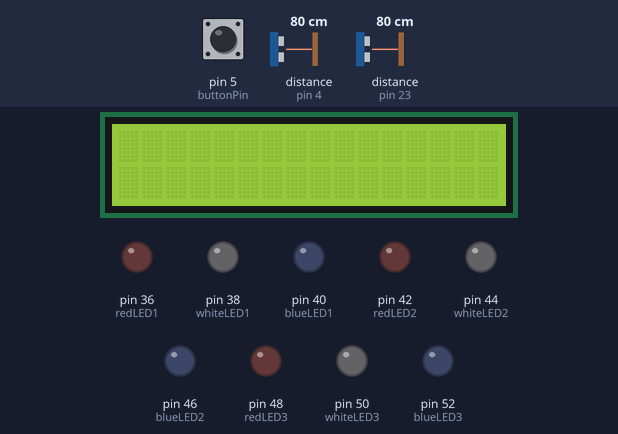
A sketch run on a simulated Arduino Mega 2560, built with avr-gcc and run on an emulated ATmega2560. On the bench: 16×2 character LCD, output pins drawn as LEDs (lit = HIGH). The inputs (shaded band) are chosen by the test bench; at power-on: pin 5 (buttonPin) HIGH, distance to the obstacle (sensors on pin 23, pin 4) 80 cm. The echo pulse lasts 58.3 µs per cm; pins used as bus, display or sensor lines are not drawn.

Above: at 1.2 s.
1.3 s: pin 5 (buttonPin) pulled LOW for 0.15 s
At 1.8 s:
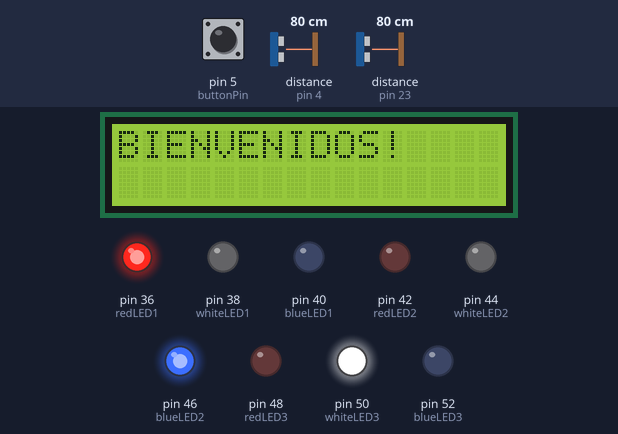
4.4 s: distance to the obstacle (sensor on pin 23) set to 7 cm
6.3 s: distance to the obstacle (sensor on pin 23) set to 4 cm
At 6.9 s:
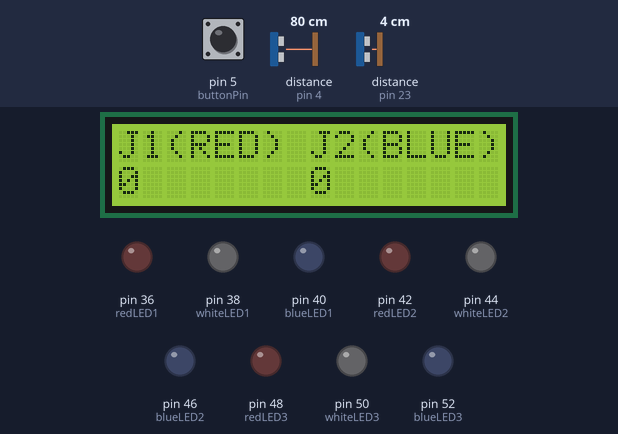
16.8 s: pin 5 (buttonPin) pulled LOW for 1 s
At 19.1 s:
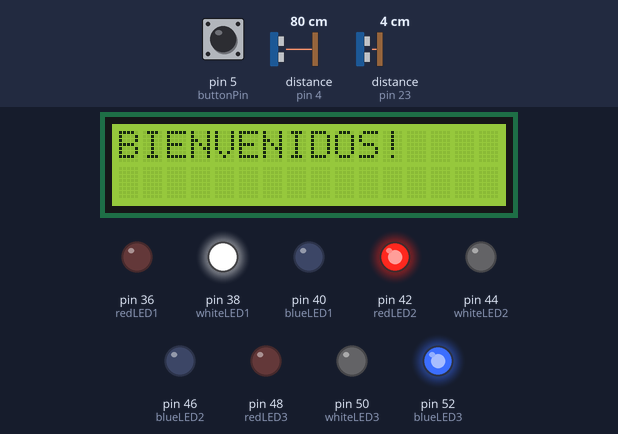
19.3 s: distance to the obstacle (sensor on pin 23) set to 9 cm
At 21.3 s:
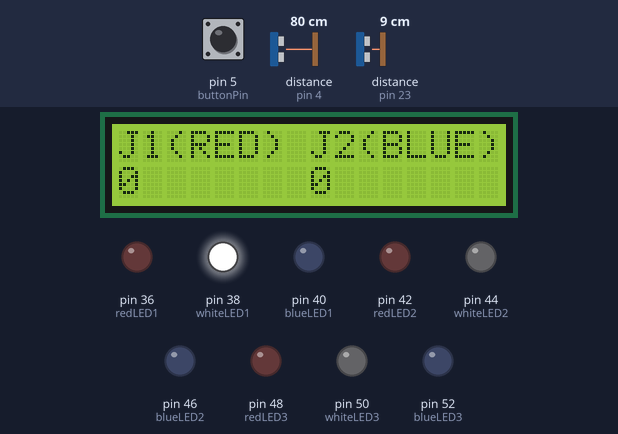
Timing chart, 0 to 22.8 s (numbered marks = the images above; inputs shaded):
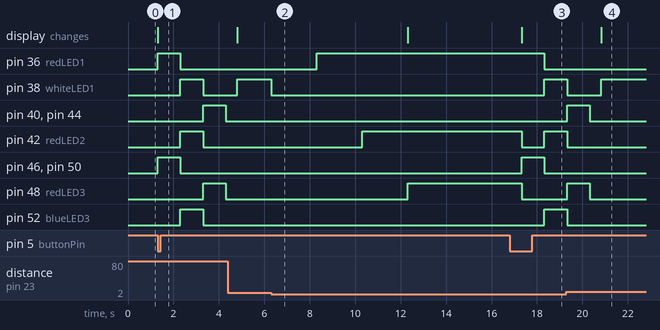

Measured:
- the behaviour switches between 6 and 5 cm on distance to the obstacle (sensor on pin 23) (found by bisection; images 1 and 2)
- after the input at 1.3 s, pin 36 (redLED1): LOW → HIGH at once, → LOW 1.0 s later; pin 38 (whiteLED1): LOW → HIGH after 1.0 s, → LOW 1.0 s later
- after the input at 6.3 s, pin 36 (redLED1): LOW → HIGH after 2.0 s; pin 38 (whiteLED1): HIGH → LOW at once; pin 42 (redLED2): LOW → HIGH after 4.0 s; pin 48 (redLED3): LOW → HIGH after 6.0 s
- after the input at 16.8 s, pin 36 (redLED1): HIGH → LOW after 1.5 s instead of 0.52 s; pin 38 (whiteLED1), pin 52 (blueLED3): LOW → HIGH after 1.5 s; pin 46 (blueLED2), pin 50 (whiteLED3): LOW → HIGH after 0.53 s, → LOW 1.0 s later; the display: changes after 0.53 s (image 3)
- after the input at 19.3 s, pin 36 (redLED1): stays LOW (without the input it goes to HIGH after 3.5 s)

The sketch:

Juego.ino
```cpp
//Importación de librerías
#include <LiquidCrystal.h>

//Declaración de variables

//LEDs
const int redLED1 = 36;
const int redLED2 = 42;
const int redLED3 = 48;
const int blueLED1 = 40;
const int blueLED2 = 46;
const int blueLED3 = 52;
const int whiteLED1 = 38;
const int whiteLED2 = 44;
const int whiteLED3 = 50;

//Botón de inicio
const int buttonPin = 5;
int buttonState = 0;
int winner = 0;

//Detectores de proximidad
const int trigger1 = 22;
const int echo1 = 23;
const int trigger2 = -1;
const int echo2 = -1;
const int trigger3 = -1;
const int echo3 = -1;

//Detectores de color
const int color1s0 = 28;
const int color1s1 = 29;
const int color1s2 = 31;
const int color1s3 = 30;
const int color1out = 4;

const int color2s0 = 28;
const int color2s1 = 29;
const int color2s2 = 31;
const int color2s3 = 30;
const int color2out = 4;

const int color3s0 = 28;
const int color3s1 = 29;
const int color3s2 = 31;
const int color3s3 = 30;
const int color3out = 4;

//Detección de color
int red = 0;
int green = 0;
int blue = 0;

//Poseedor de cada puesto de control
int p1 = 0;
int p2 = 0;
int p3 = 0;

//LCD 16x02
LiquidCrystal lcd(7, 8, 9, 10, 11 , 12);

//Declaración de funciones auxiliares
void initGame();
void victory(int ganador);
int enJuego1();
int enJuego2();
int enJuego3();
int color1();
int color2();
int color3();

void setup() {
  lcd.begin(16, 2);
  lcd.setCursor(0,0);

  pinMode(redLED1, OUTPUT);
  pinMode(redLED2, OUTPUT);
  pinMode(redLED3, OUTPUT);
  pinMode(blueLED1, OUTPUT);
  pinMode(blueLED2, OUTPUT);
  pinMode(blueLED3, OUTPUT);
  pinMode(whiteLED1, OUTPUT);
  pinMode(whiteLED2, OUTPUT);
  pinMode(whiteLED3, OUTPUT);
  pinMode(buttonPin, INPUT);

  pinMode(trigger1, OUTPUT);
  pinMode(echo1, INPUT);
  digitalWrite(trigger1, LOW);  //Inicializamos el pin con 0

  pinMode(trigger2, OUTPUT);
  pinMode(echo2, INPUT);
  digitalWrite(trigger2, LOW);  //Inicializamos el pin con 0

  pinMode(trigger3, OUTPUT);
  pinMode(echo3, INPUT);
  digitalWrite(trigger3, LOW);  //Inicializamos el pin con 0

  pinMode(color1s0, OUTPUT);
  pinMode(color1s1, OUTPUT);
  pinMode(color1s2, OUTPUT);
  pinMode(color1s3, OUTPUT);
  pinMode(color1out, INPUT);
  digitalWrite(color1s0, HIGH);
  digitalWrite(color1s1, LOW);

  pinMode(color2s0, OUTPUT);
  pinMode(color2s1, OUTPUT);
  pinMode(color2s2, OUTPUT);
  pinMode(color2s3, OUTPUT);
  pinMode(color2out, INPUT);
  digitalWrite(color2s0, HIGH);
  digitalWrite(color2s1, LOW);

  pinMode(color3s0, OUTPUT);
  pinMode(color3s1, OUTPUT);
  pinMode(color3s2, OUTPUT);
  pinMode(color3s3, OUTPUT);
  pinMode(color3out, INPUT);
  digitalWrite(color3s0, HIGH);
  digitalWrite(color3s1, LOW);
}

void game (){
  int thereIsWinner = 0;
  //Se ponen en juego los tres puestos de control
  p1 = enJuego1();
  p2 = enJuego2();
  p3 = enJuego3();
  int lastOwner = 0;

  while (thereIsWinner == 0){
    if (p1 == p2 == p3 == 1){         //Gana jugador 1
      thereIsWinner = 1;
    } else if (p1 == p2 == p3 == 2){  //Gana jugador 2
      thereIsWinner = 2;
    } else if (p1 == p2){             //Si un jugador controla 2 de 3 puestos, se pone en juego el puesto restante
      lastOwner = p3;
      p3 = enJuego3();
      if (lastOwner == p3){           //Si el poseedor del puesto restante consigue defenderlo, se pone en juego uno de los puestos de control del jugador que posee 2
         p2= enJuego2();
      }
    } else if (p1 == p3){
      lastOwner = p2;
      p2 = enJuego2();
      if (lastOwner == p2){           //Si el poseedor del puesto restante consigue defenderlo, se pone en juego uno de los puestos de control del jugador que posee 2
        p1= enJuego1();
      }
    } else{
      lastOwner = p1;
      p1 = enJuego1();
      if (lastOwner == p1){           //Si el poseedor del puesto restante consigue defenderlo, se pone en juego uno de los puestos de control del jugador que posee 2
         p3= enJuego3();
      }
    }
  } //End of while

  //Si hay un ganador
  if (thereIsWinner == 1){
    victory(1);
  } else if (thereIsWinner == 2){
    victory(2);
  }
}

void loop() {
  lcd.clear();
  lcd.setCursor(0,0);
  buttonState = digitalRead(buttonPin); //Si no se pulsa el botón, no se inicia el juego
  if (buttonState == LOW){
    initGame();
    game();
  }
}

void initGame(){
  lcd.clear();
  lcd.setCursor(0,0);
  lcd.write("BIENVENIDOS!");
  digitalWrite(redLED1, HIGH);
  digitalWrite(blueLED2, HIGH);
  digitalWrite(whiteLED3, HIGH);
  delay(1000);
  digitalWrite(redLED1, LOW);
  digitalWrite(blueLED2, LOW);
  digitalWrite(whiteLED3, LOW);
  digitalWrite(redLED2, HIGH);
  digitalWrite(blueLED3, HIGH);
  digitalWrite(whiteLED1, HIGH);
  delay(1000);
  digitalWrite(redLED2, LOW);
  digitalWrite(blueLED3, LOW);
  digitalWrite(whiteLED1, LOW);
  digitalWrite(redLED3, HIGH);
  digitalWrite(blueLED1, HIGH);
  digitalWrite(whiteLED2, HIGH);
  delay(1000);
  digitalWrite(redLED3, LOW);
  digitalWrite(blueLED1, LOW);
  digitalWrite(whiteLED2, LOW);
  delay(500);

  lcd.clear();
  lcd.setCursor(0,0);
  lcd.write("J1(RED) J2(BLUE)");
  lcd.setCursor(0,1);
  lcd.write("0       0");
}

int enJuego1(){
  int conquistado = 0;

  digitalWrite(whiteLED1, HIGH);
  long t;   //tiempo que demora en llegar el eco
  long d;   //distancia en cm

  while (conquistado == 0){
    digitalWrite(trigger1, HIGH);
    delayMicroseconds(10);
    digitalWrite(trigger1, LOW);

    t= pulseIn(echo1, HIGH);  //Obtenemos el ancho del pulso
    d= t/59;

    if (d<5){
      digitalWrite(whiteLED1, LOW);
      conquistado=color1();
    }
  }
  return conquistado;
}

int enJuego2(){
  int conquistado = 0;

  digitalWrite(whiteLED2, HIGH);
  long t;   //tiempo que demora en llegar el eco
  long d;   //distancia en cm

  while (conquistado == 0){
    digitalWrite(trigger2, HIGH);
    delayMicroseconds(10);
    digitalWrite(trigger2, LOW);

    t= pulseIn(echo2, HIGH);  //Obtenemos el ancho del pulso
    d= t/59;

    if (d<5){
      digitalWrite(whiteLED2, LOW);
      conquistado=color2();
    }
  }
  return conquistado;
}

int enJuego3(){
  int conquistado = 0;

  digitalWrite(whiteLED3, HIGH);
  long t;   //tiempo que demora en llegar el eco
  long d;   //distancia en cm

  while (conquistado == 0){
    digitalWrite(trigger3, HIGH);
    delayMicroseconds(10);
    digitalWrite(trigger3, LOW);

    t= pulseIn(echo3, HIGH);  //Obtenemos el ancho del pulso
    d= t/59;

    if (d<5){
      digitalWrite(whiteLED3, LOW);
      conquistado=color3();
    }
  }
  return conquistado;
}

int color1()
{
  digitalWrite(color1s2, LOW);
  digitalWrite(color1s3, LOW);
  //count OUT, pRed, RED
  red = pulseIn(color1out, digitalRead(color1out) == HIGH ? LOW : HIGH);
  digitalWrite(color1s3, HIGH);
  //count OUT, pBLUE, BLUE
  blue = pulseIn(color1out, digitalRead(color1out) == HIGH ? LOW : HIGH);
  digitalWrite(color1s2, HIGH);
  //count OUT, pGreen, GREEN
  green = pulseIn(color1out, digitalRead(color1out) == HIGH ? LOW : HIGH);

  if (blue < red && blue < green){  //Si es azul
    digitalWrite(blueLED1, HIGH);
    return 2;
  } else {  //Es rojo
    digitalWrite(redLED1, HIGH);
    return 1;
  }
}

int color2()
{
  digitalWrite(color2s2, LOW);
  digitalWrite(color2s3, LOW);
  //count OUT, pRed, RED
  red = pulseIn(color2out, digitalRead(color2out) == HIGH ? LOW : HIGH);
  digitalWrite(color2s3, HIGH);
  //count OUT, pBLUE, BLUE
  blue = pulseIn(color2out, digitalRead(color2out) == HIGH ? LOW : HIGH);
  digitalWrite(color2s2, HIGH);
  //count OUT, pGreen, GREEN
  green = pulseIn(color2out, digitalRead(color2out) == HIGH ? LOW : HIGH);

  if (blue < red && blue < green){  //Si es azul
    digitalWrite(blueLED2, HIGH);
    return 2;
  } else {  //Es rojo
    digitalWrite(redLED2, HIGH);
    return 1;
  }
}

int color3()
{
  digitalWrite(color3s2, LOW);
  digitalWrite(color3s3, LOW);
  //count OUT, pRed, RED
  red = pulseIn(color3out, digitalRead(color3out) == HIGH ? LOW : HIGH);
  digitalWrite(color3s3, HIGH);
  //count OUT, pBLUE, BLUE
  blue = pulseIn(color3out, digitalRead(color3out) == HIGH ? LOW : HIGH);
  digitalWrite(color3s2, HIGH);
  //count OUT, pGreen, GREEN
  green = pulseIn(color3out, digitalRead(color3out) == HIGH ? LOW : HIGH);

  if (blue < red && blue < green){  //Si es azul
    digitalWrite(blueLED3, HIGH);
    return 2;
  } else {  //Es rojo
    digitalWrite(redLED3, HIGH);
    return 1;
  }
}

void victory(int ganador){
  lcd.clear();
  if(ganador == 1){ //Ha ganado el coche rojo
    lcd.setCursor(0,0);
    lcd.write("J1 GANA!!!");
    delay(5000);
  } else if (ganador == 2){ //Ha ganado el coche azul
    lcd.setCursor(0,0);
    lcd.write("J2 GANA!!!");
    delay(5000);
  } else {
    lcd.write("Error. Ganador no válido.");
  }

  //Se apagan todos los LEDs
  digitalWrite(redLED1, LOW);
  digitalWrite(redLED2, LOW);
  digitalWrite(redLED3, LOW);
  digitalWrite(blueLED1, LOW);
  digitalWrite(blueLED2, LOW);
  digitalWrite(blueLED3, LOW);
  digitalWrite(whiteLED1, LOW);
  digitalWrite(whiteLED2, LOW);
  digitalWrite(whiteLED3, LOW);
}
```
